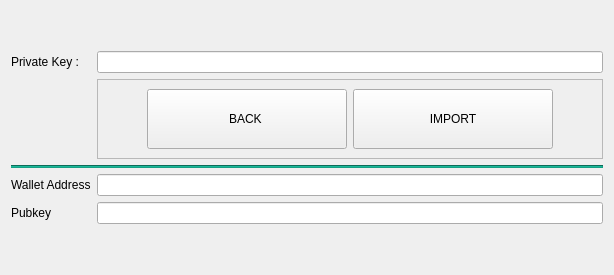
                 <widget class="QWidget" name="page_6">
                  <layout class="QGridLayout" name="gridLayout_15">
                   <item row="2" column="1">
                    <widget class="QFrame" name="frame_47">
                     <property name="frameShape">
                      <enum>QFrame::StyledPanel</enum>
                     </property>
                     <property name="frameShadow">
                      <enum>QFrame::Raised</enum>
                     </property>
                     <layout class="QHBoxLayout" name="horizontalLayout_56">
                      <item>
                       <spacer name="horizontalSpacer_26">
                        <property name="orientation">
                         <enum>Qt::Horizontal</enum>
                        </property>
                        <property name="sizeHint" stdset="0">
                         <size>
                          <width>40</width>
                          <height>20</height>
                         </size>
                        </property>
                       </spacer>
                      </item>
                      <item>
                       <widget class="QPushButton" name="pushButton_46">
                        <property name="minimumSize">
                         <size>
                          <width>200</width>
                          <height>60</height>
                         </size>
                        </property>
                        <property name="maximumSize">
                         <size>
                          <width>200</width>
                          <height>60</height>
                         </size>
                        </property>
                        <property name="text">
                         <string>BACK </string>
                        </property>
                       </widget>
                      </item>
                      <item>
                       <widget class="QPushButton" name="pushButton_45">
                        <property name="sizePolicy">
                         <sizepolicy hsizetype="Maximum" vsizetype="Fixed">
                          <horstretch>0</horstretch>
                          <verstretch>0</verstretch>
                         </sizepolicy>
                        </property>
                        <property name="minimumSize">
                         <size>
                          <width>200</width>
                          <height>60</height>
                         </size>
                        </property>
                        <property name="sizeIncrement">
                         <size>
                          <width>200</width>
                          <height>60</height>
                         </size>
                        </property>
                        <property name="text">
                         <string>IMPORT</string>
                        </property>
                       </widget>
                      </item>
                      <item>
                       <spacer name="horizontalSpacer_25">
                        <property name="orientation">
                         <enum>Qt::Horizontal</enum>
                        </property>
                        <property name="sizeHint" stdset="0">
                         <size>
                          <width>40</width>
                          <height>20</height>
                         </size>
                        </property>
                       </spacer>
                      </item>
                     </layout>
                    </widget>
                   </item>
                   <item row="6" column="0">
                    <spacer name="verticalSpacer_27">
                     <property name="orientation">
                      <enum>Qt::Vertical</enum>
                     </property>
                     <property name="sizeHint" stdset="0">
                      <size>
                       <width>20</width>
                       <height>40</height>
                      </size>
                     </property>
                    </spacer>
                   </item>
                   <item row="1" column="1">
                    <widget class="QLineEdit" name="lineEdit_28"/>
                   </item>
                   <item row="1" column="0">
                    <widget class="QLabel" name="label_82">
                     <property name="text">
                      <string>Private Key :</string>
                     </property>
                    </widget>
                   </item>
                   <item row="0" column="1">
                    <spacer name="verticalSpacer_26">
                     <property name="orientation">
                      <enum>Qt::Vertical</enum>
                     </property>
                     <property name="sizeHint" stdset="0">
                      <size>
                       <width>20</width>
                       <height>40</height>
                      </size>
                     </property>
                    </spacer>
                   </item>
                   <item row="3" column="0" colspan="2">
                    <widget class="Line" name="line_7">
                     <property name="styleSheet">
                      <string notr="true">background-color: rgb(22, 160, 133);</string>
                     </property>
                     <property name="orientation">
                      <enum>Qt::Horizontal</enum>
                     </property>
                    </widget>
                   </item>
                   <item row="5" column="1">
                    <widget class="QLineEdit" name="lineEdit_35">
                     <property name="readOnly">
                      <bool>true</bool>
                     </property>
                    </widget>
                   </item>
                   <item row="5" column="0">
                    <widget class="QLabel" name="label_84">
                     <property name="text">
                      <string>Pubkey</string>
                     </property>
                    </widget>
                   </item>
                   <item row="4" column="1">
                    <widget class="QLineEdit" name="lineEdit_34">
                     <property name="readOnly">
                      <bool>true</bool>
                     </property>
                    </widget>
                   </item>
                   <item row="4" column="0">
                    <widget class="QLabel" name="label_83">
                     <property name="text">
                      <string>Wallet Address</string>
                     </property>
                    </widget>
                   </item>
                  </layout>
                 </widget>
